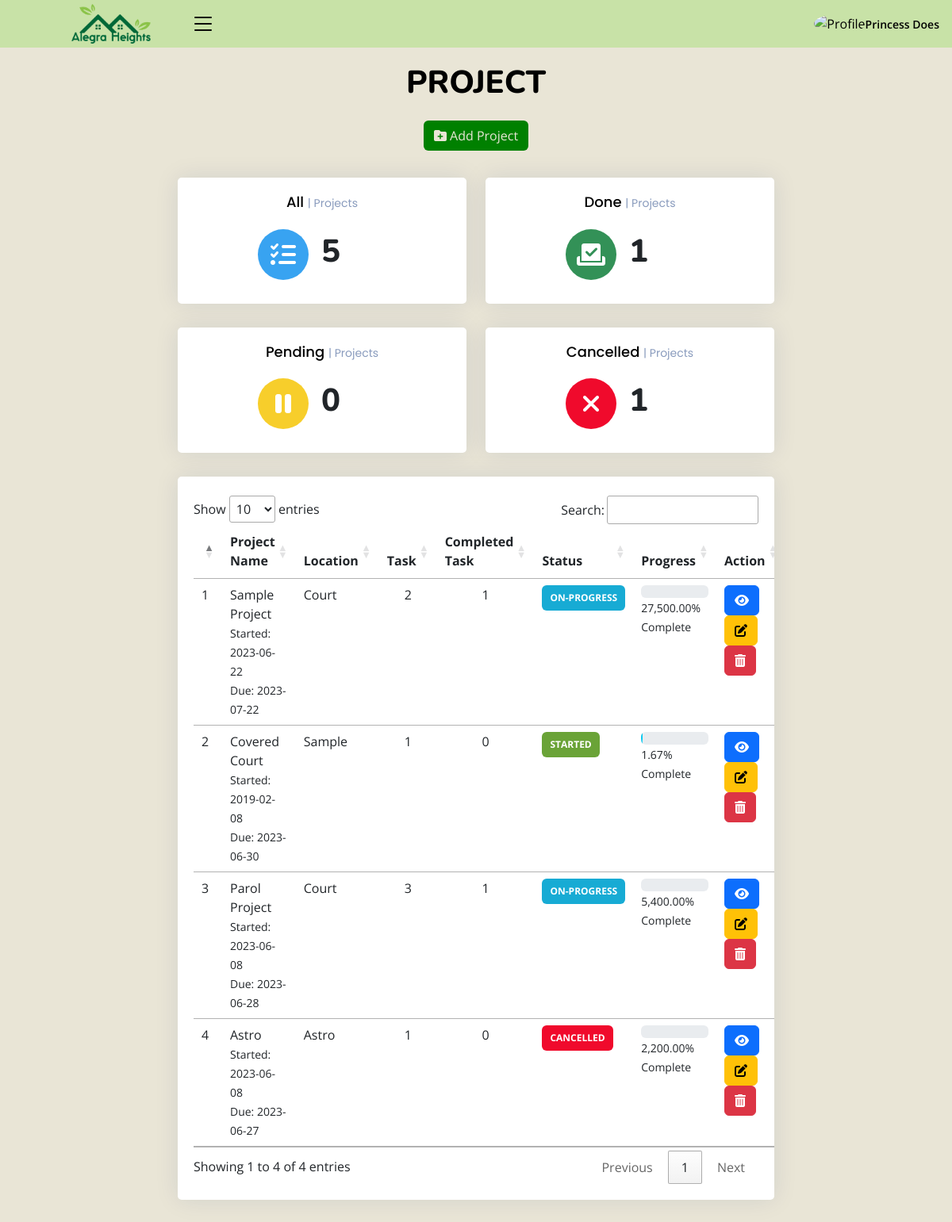
/admin/manage_project.php (signed in), run on an earlier commit of the app's database.
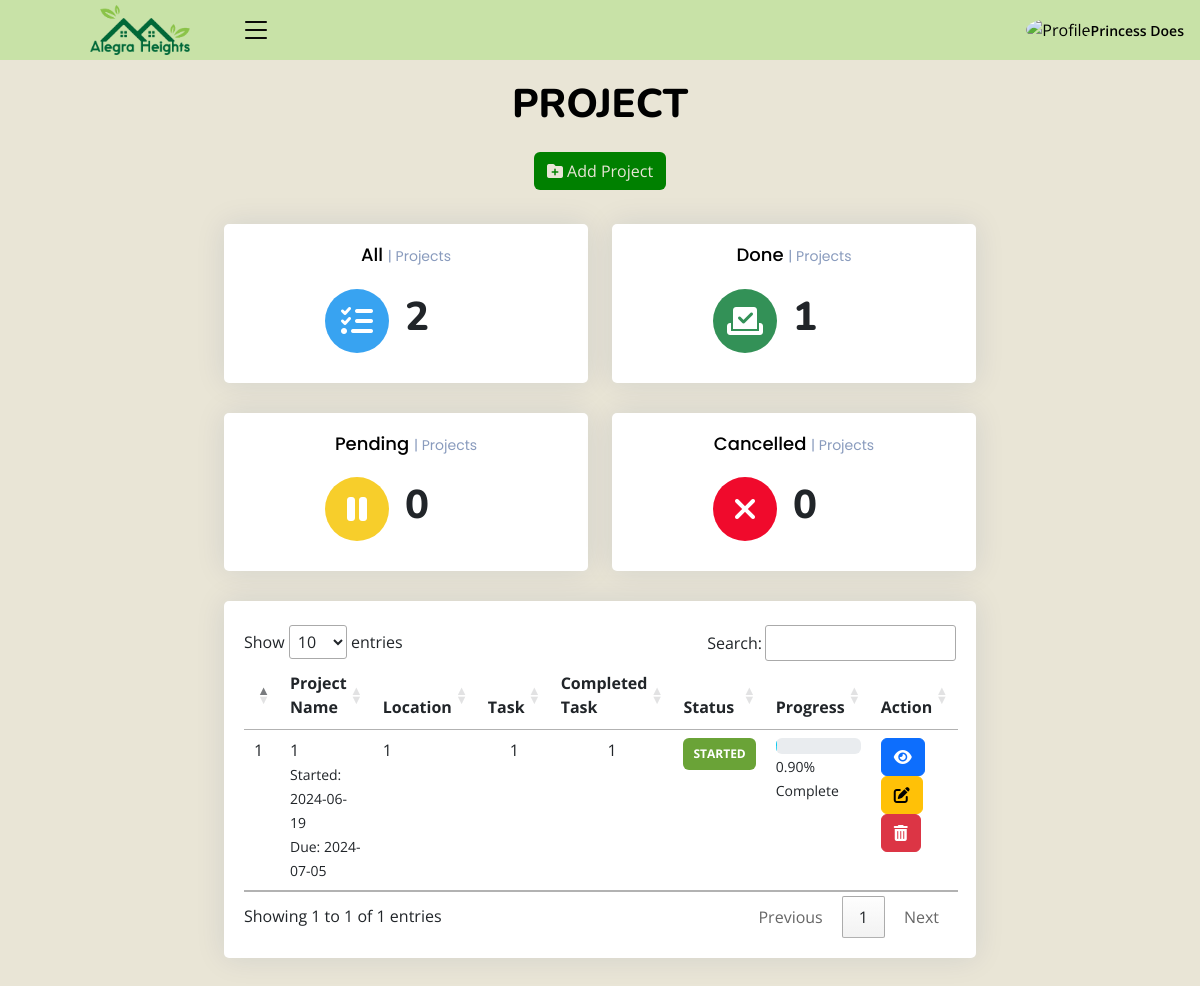
And on a later commit of the database.
### tables this page shows
CREATE TABLE `projects` (
  `id` int(10) NOT NULL,
  `project` varchar(100) NOT NULL,
  `description` text NOT NULL,
  `location` varchar(100) NOT NULL,
  `overall_cost` varchar(10) NOT NULL,
  `start_date` date NOT NULL,
  `deadline` date NOT NULL,
  `site_pic` varchar(100) NOT NULL,
  `site_pic1` varchar(250) NOT NULL,
  `site_pic2` varchar(250) NOT NULL,
  `tid` int(10) NOT NULL,
  `proposed_project` int(5) NOT NULL,
  `date_added` date NOT NULL,
  `status` int(11) NOT NULL COMMENT '0-pending\r\n1-started\r\n2-onprogress\r\n3-cancelled\r\n5-done'
);

### admin/manage_project.php (the view, shortened to what the changed rows need)
<?php
include_once("class/db.php");
?>
<!DOCTYPE html>
<html lang="en">
<?php include('header.php')?>
    <link rel="stylesheet" href="https://cdn.datatables.net/1.13.4/css/jquery.dataTables.min.css">
    <link rel="stylesheet" href="https://cdn.datatables.net/searchpanes/2.1.2/css/searchPanes.dataTables.min.css">
    <link rel="stylesheet" href="https://cdn.datatables.net/searchpanes/2.1.2/js/dataTables.searchPanes.min.js">
<body class="toggle-sidebar">
<main id="main" class="main">
<div class="pagetitle">
  <h1>PROJECT</h1>
  <br>
</div>
<br>
<section class="section dashboard">
  <div class="row">
  <div style="margin: auto;" class="col-lg-8">
  <div class="row">
  <div style="text-align: center;" class="col-xxl-3 col-md-6">
              <div class="card info-card sales-card">
                <div  class="card-body">
                  <div style="margin-left: 25%;" class="d-flex align-items-center">
                    <div class="ps-3">
                    <?php
    $sql = "SELECT * from projects WHERE status != 0 AND status != 4 AND status != 10";
      if ($result = mysqli_query($conn, $sql)) {
      $rowcount = mysqli_num_rows( $result );
      }
      ?>
                      <h1 style="font-weight: 800;"><?php echo $rowcount ?></h1>
                    </div>
                  </div>
                </div>
              </div>
            </div>
            <div style="text-align: center;" class="col-xxl-3 col-md-6">
              <div class="card info-card sales-card">
                <div  class="card-body">
                  <div style="margin-left: 25%;" class="d-flex align-items-center">
                    <div class="ps-3">
                    <?php
    $sql = "SELECT * from projects WHERE status = 5";
      if ($result = mysqli_query($conn, $sql)) {
      $rowcount = mysqli_num_rows( $result );
      }
      ?>
                      <h1 style="font-weight: 800;"><?php echo $rowcount ?></h1>
                    </div>
                  </div>
                </div>
              </div>
            </div>
            <div style="text-align: center;" class="col-xxl-3 col-md-6">
              <div class="card info-card sales-card">
                <div  class="card-body">
                  <div style="margin-left: 25%;" class="d-flex align-items-center">
                    <div class="ps-3">
                    <?php
    $sql = "SELECT * from projects WHERE status= 0";
      if ($result = mysqli_query($conn, $sql)) {
      $rowcount = mysqli_num_rows( $result );
      }
      ?>
                      <h1 style="font-weight: 800;"><?php echo $rowcount ?></h1>
                    </div>
                  </div>
                </div>
              </div>
            </div>
            <div style="text-align: center;" class="col-xxl-3 col-md-6">
              <div class="card info-card sales-card">
                <div  class="card-body">
                  <div style="margin-left: 25%;" class="d-flex align-items-center">
                    <div class="ps-3">
                    <?php
    $sql = "SELECT * from projects where status = 3";
      if ($result = mysqli_query($conn, $sql)) {
      $rowcount = mysqli_num_rows( $result );
      }
      ?>
                      <h1 style="font-weight: 800;"><?php echo $rowcount ?></h1>
                    </div>
                  </div>
                </div>
              </div>
            </div>
</div>
      <div class="card">
        <div class="card-body" style="overflow-x:auto;">
            <br>
          <div class="table-wrapper">
          <table id="example" class="table table-hover datatable">
            <thead>
                <th scope="col"></th>
                <th scope="col">Project Name</th>
                <th scope="col">Location</th>
                <th scope="col">Task</th>
                <th scope="col">Completed Task</th>
                <th scope="col">Status</th>
                <th scope="col">Progress  </th>
                <th scope="col">Action</th>
            </thead>
            <?php
                $i = 1;
                $stat = array("Pending", "Started","On-Progress","Cancelled","Over Due","Done");
                $qry = $conn->query("SELECT * FROM projects WHERE status = 1 OR status = 2 OR STATUS = 3 order by deadline desc");
                while($row= $qry->fetch_assoc()):
                $tprog = $conn->query("SELECT * FROM task_list where project_id = {$row['id']}")->num_rows;
                $cprog = $conn->query("SELECT * FROM task_list where project_id = {$row['id']} and status = 3")->num_rows;
                $projectQuery = $conn->query("SELECT overall_cost FROM projects WHERE id = {$row['id']}");
$projectRow = $projectQuery->fetch_assoc();
$overall_cost = $projectRow['overall_cost'];
$taskCostQuery = $conn->query("SELECT SUM(actual_cost) AS total_actual_cost FROM task_list WHERE project_id = {$row['id']}");
$taskCostRow = $taskCostQuery->fetch_assoc();
$total_actual_cost = $taskCostRow['total_actual_cost'];
$prog = $overall_cost > 0 ? ($total_actual_cost / $overall_cost) * 100 : 0;
$prog = $prog > 0 ? number_format($prog, 2) : $prog;
                  ?>
                  <tr>
                      <td>
                        <?php echo $i++ ?>
                      </td>
                      <td>
                          <a>
                              <?php echo ucwords($row['project']) ?>
                          </a>
                          <br>
                          <small>
                              Started: <?php echo date("Y-m-d",strtotime($row['start_date'])) ?>
                          </small>
                          <br>
                          <small>
                              Due: <?php echo date("Y-m-d",strtotime($row['deadline'])) ?>
                          </small>
                      </td>
                      <td>
                        <?php echo ucwords($row['location']) ?>
                      </td>
                      <td class="text-center">
                      	<?php echo number_format($tprog) ?>
                      </td>
                      <td class="text-center">
                        <?php echo number_format($cprog) ?>
                      </td>
                      <td style="text-transform: uppercase;" class="project-state">
                          <?php
                            if($stat[$row['status']] =='Pending'){
                              echo "<span class='badge' style=' padding:10px; background-color: #f7ce2b;'>{$stat[$row['status']]}</span>";
                            }
                            elseif($stat[$row['status']] =='Started'){
                              echo "<span class='badge' style='padding:10px; background-color: rgb(106, 163, 55);'>{$stat[$row['status']]}</span>";
                            }
                            elseif($stat[$row['status']] =='On-Progress'){
                              echo "<span class='badge' style='padding:10px; background-color: rgb(23, 171, 212);'>{$stat[$row['status']]}</span>";
                            }
                            elseif($stat[$row['status']] =='Cancelled'){
                              echo "<span class='badge' style='padding:10px; background-color: rgb(240, 10, 44);'>{$stat[$row['status']]}</span>";
                            }
                            elseif($stat[$row['status']] =='Done'){
                              echo "<span class='badge' style=' padding:10px;background-color: rgb(51, 145, 87);'>{$stat[$row['status']]}</span>";
                            }
                          ?>
                      </td>
                      <td class="project_progress">
                          <div class="progress progress-sm">
                          </div>
                          <small>
                              <?php echo $prog ?>% Complete
                          </small>
                      </td>
                      <td>
                      <a href="project_progress.php?status=view&&id=<?php echo $row['id'] ?>" type="button" class="btn btn-primary"><i class="fa-solid fa-eye"></i></a>
                      <a href="edit_project.php?status=edit&&id=<?php echo $row['id'] ?>" type="button" class="btn btn-warning"><i class="fa-solid fa-pen-to-square"></i></a>
                      <a href="?status=delete&&id=<?php echo $row['id'] ?>" onclick="return confirm('Are you sure you want to delete this project? NOTE: This action cannot be undone.')"  type="button" class="btn btn-danger"><i class="fa-solid fa-trash-can"></i></button></a>
                      </td>
                  </tr>
                <?php endwhile; ?>
          </table>
          </div>
        </div>
      </div>
    </div>
  </div>
</section>
</main>
</body>
</html>

What changed in the data, as far as the page shows it:
removed projects: project "Sample Project", start_date "2023-06-22", deadline "2023-07-22", location "Court", tprog "2", cprog "1", status "ON-PROGRESS", prog "27,500.00"
removed projects: project "Covered Court", start_date "2019-02-08", deadline "2023-06-30", location "Sample", tprog "1", cprog "0", status "STARTED", prog "1.67"
removed projects: project "Parol Project", start_date "2023-06-08", deadline "2023-06-28", location "Court", tprog "3", cprog "1", status "ON-PROGRESS", prog "5,400.00"
removed projects: project "Astro", start_date "2023-06-08", deadline "2023-06-27", location "Astro", tprog "1", cprog "0", status "CANCELLED", prog "2,200.00"
added projects: project "1", start_date "2024-06-19", deadline "2024-07-05", location "1", tprog "1", cprog "1", status "STARTED", prog "0.90"
Also different on the page:
$rowcount: "5" → "2"
$rowcount: "1" → "0"
text written by a page script: "Show entries Search: Showing 1 to 4 of 4 entries Previous 1 Next" → "Show entries Search: Showing 1 to 1 of 1 entries Previous 1 Next"
